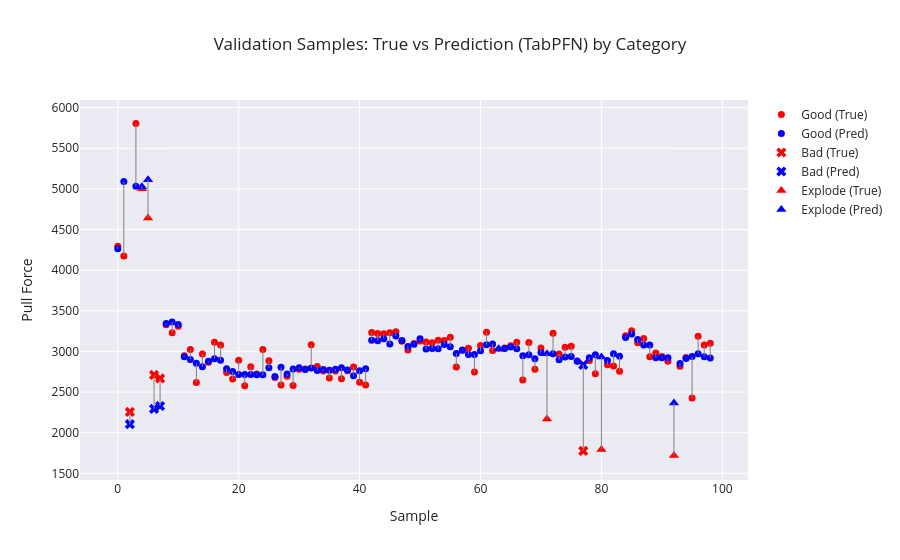

Notebook source saved alongside this figure:
### Markdown cell above
# Check Validation Data

### Code cell
# Category array (must be aligned with y_dev)
categories = dev_df.groupby("Sample ID")["Category"].first().values

plot_visualizer(
    true_vals=y_dev_Regressor,
    pred_vals=final_pred,
    categories=categories,
    title=f"Validation Samples: True vs Prediction (TabPFN) by Category"
)

### Figure 1 — Plotly figure (JSON) as saved in the notebook; plotly's stock layout.template omitted (floating-point values rounded to 4 significant figures)
{"data": [{"marker": {"color": "red", "size": 7, "symbol": "circle"}, "mode": "markers", "name": "Good (True)", "type": "scatter", "x": [0, 1, 3, 8, 9, 10, 11, 12, 13, 14, 15, 16, 17, 18, 19, 20, 21, 22, 23, 24, 25, 26, 27, 28, 29, 30, 31, 32, 33, 34, 35, 36, 37, 38, 39, 40, 41, 42, 43, 44, 45, 46, 47, 48, 49, 50, 51, 52, 53, 54, 55, 56, 57, 58, 59, 60, 61, 62, 64, 65, 66, 67, 68, 69, 70, 72, 73, 74, 75, 76, 78, 79, 81, 82, 83, 84, 85, 86, 87, 88, 89, 90, 91, 93, 94, 95, 96, 97, 98], "y": [4294.0, 4174.0, 5806.0, 3328.0, 3229.0, 3311.0, 2948.0, 3022.0, 2618.0, 2967.0, 2867.0, 3112.0, 3078.0, 2741.0, 2659.0, 2891.0, 2578.0, 2810.0, 2723.0, 3025.0, 2884.0, 2680.0, 2587.0, 2696.0, 2582.0, 2782.0, 2782.0, 3081.0, 2815.0, 2760.0, 2674.0, 2758.0, 2664.0, 2762.0, 2809.0, 2620.0, 2588.0, 3233.0, 3220.0, 3218.0, 3229.0, 3242.0, 3124.0, 3016.0, 3099.0, 3129.0, 3117.0, 3107.0, 3136.0, 3135.0, 3175.0, 2807.0, 3016.0, 3040.0, 2746.0, 3074.0, 3237.0, 3012.0, 3043.0, 3069.0, 3113.0, 2648.0, 3110.0, 2781.0, 3041.0, 3223.0, 2969.0, 3050.0, 3064.0, 2883.0, 2889.0, 2727.0, 2837.0, 2821.0, 2757.0, 3192.0, 3254.0, 3106.0, 3158.0, 2934.0, 2979.0, 2938.0, 2879.0, 2816.0, 2925.0, 2426.0, 3187.0, 3078.0, 3100.0]}, {"marker": {"color": "blue", "size": 7, "symbol": "circle"}, "mode": "markers", "name": "Good (Pred)", "type": "scatter", "x": [0, 1, 3, 8, 9, 10, 11, 12, 13, 14, 15, 16, 17, 18, 19, 20, 21, 22, 23, 24, 25, 26, 27, 28, 29, 30, 31, 32, 33, 34, 35, 36, 37, 38, 39, 40, 41, 42, 43, 44, 45, 46, 47, 48, 49, 50, 51, 52, 53, 54, 55, 56, 57, 58, 59, 60, 61, 62, 64, 65, 66, 67, 68, 69, 70, 72, 73, 74, 75, 76, 78, 79, 81, 82, 83, 84, 85, 86, 87, 88, 89, 90, 91, 93, 94, 95, 96, 97, 98], "y": [4263.0, 5091.0, 5032.0, 3345.0, 3361.0, 3331.0, 2934.0, 2901.0, 2855.0, 2812.0, 2878.0, 2911.0, 2891.0, 2786.0, 2753.0, 2717.0, 2715.0, 2716.0, 2713.0, 2711.0, 2799.0, 2690.0, 2804.0, 2721.0, 2782.0, 2799.0, 2777.0, 2795.0, 2765.0, 2778.0, 2768.0, 2781.0, 2799.0, 2770.0, 2702.0, 2761.0, 2786.0, 3138.0, 3132.0, 3157.0, 3092.0, 3189.0, 3134.0, 3062.0, 3087.0, 3155.0, 3029.0, 3037.0, 3031.0, 3085.0, 3059.0, 2974.0, 3013.0, 2963.0, 2963.0, 3007.0, 3081.0, 3090.0, 3036.0, 3056.0, 3032.0, 2946.0, 2958.0, 2909.0, 2986.0, 2972.0, 2896.0, 2932.0, 2939.0, 2879.0, 2922.0, 2960.0, 2889.0, 2970.0, 2940.0, 3171.0, 3215.0, 3147.0, 3079.0, 3078.0, 2923.0, 2923.0, 2921.0, 2852.0, 2914.0, 2939.0, 2971.0, 2936.0, 2919.0]}, {"marker": {"color": "red", "size": 9, "symbol": "x"}, "mode": "markers", "name": "Bad (True)", "type": "scatter", "x": [2, 6, 7, 77], "y": [2255.0, 2710.0, 2667.0, 1776.0]}, {"marker": {"color": "blue", "size": 9, "symbol": "x"}, "mode": "markers", "name": "Bad (Pred)", "type": "scatter", "x": [2, 6, 7, 77], "y": [2104.0, 2293.0, 2328.0, 2835.0]}, {"marker": {"color": "red", "size": 9, "symbol": "triangle-up"}, "mode": "markers", "name": "Explode (True)", "type": "scatter", "x": [4, 5, 63, 71, 80, 92], "y": [5002.0, 4643.0, 3025.0, 2168.0, 1794.0, 1721.0]}, {"marker": {"color": "blue", "size": 9, "symbol": "triangle-up"}, "mode": "markers", "name": "Explode (Pred)", "type": "scatter", "x": [4, 5, 63, 71, 80, 92], "y": [5027.0, 5114.0, 3032.0, 2970.0, 2930.0, 2366.0]}, {"line": {"color": "gray", "width": 1}, "mode": "lines", "showlegend": false, "type": "scatter", "x": [0, 0], "y": [4294.0, 4263.0]}, {"line": {"color": "gray", "width": 1}, "mode": "lines", "showlegend": false, "type": "scatter", "x": [1, 1], "y": [4174.0, 5091.0]}, {"line": {"color": "gray", "width": 1}, "mode": "lines", "showlegend": false, "type": "scatter", "x": [2, 2], "y": [2255.0, 2104.0]}, {"line": {"color": "gray", "width": 1}, "mode": "lines", "showlegend": false, "type": "scatter", "x": [3, 3], "y": [5806.0, 5032.0]}, {"line": {"color": "gray", "width": 1}, "mode": "lines", "showlegend": false, "type": "scatter", "x": [4, 4], "y": [5002.0, 5027.0]}, {"line": {"color": "gray", "width": 1}, "mode": "lines", "showlegend": false, "type": "scatter", "x": [5, 5], "y": [4643, 5114.0]}, {"line": {"color": "gray", "width": 1}, "mode": "lines", "showlegend": false, "type": "scatter", "x": [6, 6], "y": [2710.0, 2293.0]}, {"line": {"color": "gray", "width": 1}, "mode": "lines", "showlegend": false, "type": "scatter", "x": [7, 7], "y": [2667.0, 2328.0]}, {"line": {"color": "gray", "width": 1}, "mode": "lines", "showlegend": false, "type": "scatter", "x": [8, 8], "y": [3328.0, 3345.0]}, {"line": {"color": "gray", "width": 1}, "mode": "lines", "showlegend": false, "type": "scatter", "x": [9, 9], "y": [3229.0, 3361.0]}, {"line": {"color": "gray", "width": 1}, "mode": "lines", "showlegend": false, "type": "scatter", "x": [10, 10], "y": [3311.0, 3331.0]}, {"line": {"color": "gray", "width": 1}, "mode": "lines", "showlegend": false, "type": "scatter", "x": [11, 11], "y": [2948, 2934.0]}, {"line": {"color": "gray", "width": 1}, "mode": "lines", "showlegend": false, "type": "scatter", "x": [12, 12], "y": [3022.0, 2901.0]}, {"line": {"color": "gray", "width": 1}, "mode": "lines", "showlegend": false, "type": "scatter", "x": [13, 13], "y": [2618.0, 2855.0]}, {"line": {"color": "gray", "width": 1}, "mode": "lines", "showlegend": false, "type": "scatter", "x": [14, 14], "y": [2967.0, 2812.0]}, {"line": {"color": "gray", "width": 1}, "mode": "lines", "showlegend": false, "type": "scatter", "x": [15, 15], "y": [2867.0, 2878.0]}, {"line": {"color": "gray", "width": 1}, "mode": "lines", "showlegend": false, "type": "scatter", "x": [16, 16], "y": [3112.0, 2911.0]}, {"line": {"color": "gray", "width": 1}, "mode": "lines", "showlegend": false, "type": "scatter", "x": [17, 17], "y": [3078.0, 2891.0]}, {"line": {"color": "gray", "width": 1}, "mode": "lines", "showlegend": false, "type": "scatter", "x": [18, 18], "y": [2741.0, 2786.0]}, {"line": {"color": "gray", "width": 1}, "mode": "lines", "showlegend": false, "type": "scatter", "x": [19, 19], "y": [2659.0, 2753.0]}, {"line": {"color": "gray", "width": 1}, "mode": "lines", "showlegend": false, "type": "scatter", "x": [20, 20], "y": [2891.0, 2717.0]}, {"line": {"color": "gray", "width": 1}, "mode": "lines", "showlegend": false, "type": "scatter", "x": [21, 21], "y": [2578.0, 2715.0]}, {"line": {"color": "gray", "width": 1}, "mode": "lines", "showlegend": false, "type": "scatter", "x": [22, 22], "y": [2810.0, 2716.0]}, {"line": {"color": "gray", "width": 1}, "mode": "lines", "showlegend": false, "type": "scatter", "x": [23, 23], "y": [2723.0, 2713.0]}, {"line": {"color": "gray", "width": 1}, "mode": "lines", "showlegend": false, "type": "scatter", "x": [24, 24], "y": [3025.0, 2711.0]}, {"line": {"color": "gray", "width": 1}, "mode": "lines", "showlegend": false, "type": "scatter", "x": [25, 25], "y": [2884.0, 2799.0]}, {"line": {"color": "gray", "width": 1}, "mode": "lines", "showlegend": false, "type": "scatter", "x": [26, 26], "y": [2680.0, 2690.0]}, {"line": {"color": "gray", "width": 1}, "mode": "lines", "showlegend": false, "type": "scatter", "x": [27, 27], "y": [2587.0, 2804.0]}, {"line": {"color": "gray", "width": 1}, "mode": "lines", "showlegend": false, "type": "scatter", "x": [28, 28], "y": [2696.0, 2721.0]}, {"line": {"color": "gray", "width": 1}, "mode": "lines", "showlegend": false, "type": "scatter", "x": [29, 29], "y": [2582, 2782.0]}, {"line": {"color": "gray", "width": 1}, "mode": "lines", "showlegend": false, "type": "scatter", "x": [30, 30], "y": [2782.0, 2799.0]}, {"line": {"color": "gray", "width": 1}, "mode": "lines", "showlegend": false, "type": "scatter", "x": [31, 31], "y": [2782.0, 2777.0]}, {"line": {"color": "gray", "width": 1}, "mode": "lines", "showlegend": false, "type": "scatter", "x": [32, 32], "y": [3081.0, 2795.0]}, {"line": {"color": "gray", "width": 1}, "mode": "lines", "showlegend": false, "type": "scatter", "x": [33, 33], "y": [2815.0, 2765.0]}, {"line": {"color": "gray", "width": 1}, "mode": "lines", "showlegend": false, "type": "scatter", "x": [34, 34], "y": [2760.0, 2778.0]}, {"line": {"color": "gray", "width": 1}, "mode": "lines", "showlegend": false, "type": "scatter", "x": [35, 35], "y": [2674.0, 2768.0]}, {"line": {"color": "gray", "width": 1}, "mode": "lines", "showlegend": false, "type": "scatter", "x": [36, 36], "y": [2758.0, 2781.0]}, {"line": {"color": "gray", "width": 1}, "mode": "lines", "showlegend": false, "type": "scatter", "x": [37, 37], "y": [2664.0, 2799.0]}, {"line": {"color": "gray", "width": 1}, "mode": "lines", "showlegend": false, "type": "scatter", "x": [38, 38], "y": [2762, 2770.0]}, {"line": {"color": "gray", "width": 1}, "mode": "lines", "showlegend": false, "type": "scatter", "x": [39, 39], "y": [2809.0, 2702.0]}, {"line": {"color": "gray", "width": 1}, "mode": "lines", "showlegend": false, "type": "scatter", "x": [40, 40], "y": [2620.0, 2761.0]}, {"line": {"color": "gray", "width": 1}, "mode": "lines", "showlegend": false, "type": "scatter", "x": [41, 41], "y": [2588, 2786.0]}, {"line": {"color": "gray", "width": 1}, "mode": "lines", "showlegend": false, "type": "scatter", "x": [42, 42], "y": [3233.0, 3138.0]}, {"line": {"color": "gray", "width": 1}, "mode": "lines", "showlegend": false, "type": "scatter", "x": [43, 43], "y": [3220.0, 3132.0]}, {"line": {"color": "gray", "width": 1}, "mode": "lines", "showlegend": false, "type": "scatter", "x": [44, 44], "y": [3218.0, 3157.0]}, {"line": {"color": "gray", "width": 1}, "mode": "lines", "showlegend": false, "type": "scatter", "x": [45, 45], "y": [3229.0, 3092.0]}, {"line": {"color": "gray", "width": 1}, "mode": "lines", "showlegend": false, "type": "scatter", "x": [46, 46], "y": [3242.0, 3189.0]}, {"line": {"color": "gray", "width": 1}, "mode": "lines", "showlegend": false, "type": "scatter", "x": [47, 47], "y": [3124.0, 3134.0]}, {"line": {"color": "gray", "width": 1}, "mode": "lines", "showlegend": false, "type": "scatter", "x": [48, 48], "y": [3016.0, 3062.0]}, {"line": {"color": "gray", "width": 1}, "mode": "lines", "showlegend": false, "type": "scatter", "x": [49, 49], "y": [3099.0, 3087.0]}, {"line": {"color": "gray", "width": 1}, "mode": "lines", "showlegend": false, "type": "scatter", "x": [50, 50], "y": [3129.0, 3155.0]}, {"line": {"color": "gray", "width": 1}, "mode": "lines", "showlegend": false, "type": "scatter", "x": [51, 51], "y": [3117.0, 3029.0]}, {"line": {"color": "gray", "width": 1}, "mode": "lines", "showlegend": false, "type": "scatter", "x": [52, 52], "y": [3107.0, 3037.0]}, {"line": {"color": "gray", "width": 1}, "mode": "lines", "showlegend": false, "type": "scatter", "x": [53, 53], "y": [3136.0, 3031.0]}, {"line": {"color": "gray", "width": 1}, "mode": "lines", "showlegend": false, "type": "scatter", "x": [54, 54], "y": [3135.0, 3085.0]}, {"line": {"color": "gray", "width": 1}, "mode": "lines", "showlegend": false, "type": "scatter", "x": [55, 55], "y": [3175.0, 3059.0]}, {"line": {"color": "gray", "width": 1}, "mode": "lines", "showlegend": false, "type": "scatter", "x": [56, 56], "y": [2807.0, 2974.0]}, {"line": {"color": "gray", "width": 1}, "mode": "lines", "showlegend": false, "type": "scatter", "x": [57, 57], "y": [3016.0, 3013.0]}, {"line": {"color": "gray", "width": 1}, "mode": "lines", "showlegend": false, "type": "scatter", "x": [58, 58], "y": [3040.0, 2963.0]}, {"line": {"color": "gray", "width": 1}, "mode": "lines", "showlegend": false, "type": "scatter", "x": [59, 59], "y": [2746.0, 2963.0]}, {"line": {"color": "gray", "width": 1}, "mode": "lines", "showlegend": false, "type": "scatter", "x": [60, 60], "y": [3074.0, 3007.0]}, {"line": {"color": "gray", "width": 1}, "mode": "lines", "showlegend": false, "type": "scatter", "x": [61, 61], "y": [3237.0, 3081.0]}, {"line": {"color": "gray", "width": 1}, "mode": "lines", "showlegend": false, "type": "scatter", "x": [62, 62], "y": [3012, 3090.0]}, {"line": {"color": "gray", "width": 1}, "mode": "lines", "showlegend": false, "type": "scatter", "x": [63, 63], "y": [3025.0, 3032.0]}, {"line": {"color": "gray", "width": 1}, "mode": "lines", "showlegend": false, "type": "scatter", "x": [64, 64], "y": [3043.0, 3036.0]}, {"line": {"color": "gray", "width": 1}, "mode": "lines", "showlegend": false, "type": "scatter", "x": [65, 65], "y": [3069.0, 3056.0]}, {"line": {"color": "gray", "width": 1}, "mode": "lines", "showlegend": false, "type": "scatter", "x": [66, 66], "y": [3113.0, 3032.0]}, {"line": {"color": "gray", "width": 1}, "mode": "lines", "showlegend": false, "type": "scatter", "x": [67, 67], "y": [2648.0, 2946.0]}, {"line": {"color": "gray", "width": 1}, "mode": "lines", "showlegend": false, "type": "scatter", "x": [68, 68], "y": [3110.0, 2958.0]}, {"line": {"color": "gray", "width": 1}, "mode": "lines", "showlegend": false, "type": "scatter", "x": [69, 69], "y": [2781.0, 2909.0]}, {"line": {"color": "gray", "width": 1}, "mode": "lines", "showlegend": false, "type": "scatter", "x": [70, 70], "y": [3041.0, 2986.0]}, {"line": {"color": "gray", "width": 1}, "mode": "lines", "showlegend": false, "type": "scatter", "x": [71, 71], "y": [2168.0, 2970.0]}, {"line": {"color": "gray", "width": 1}, "mode": "lines", "showlegend": false, "type": "scatter", "x": [72, 72], "y": [3223.0, 2972.0]}, {"line": {"color": "gray", "width": 1}, "mode": "lines", "showlegend": false, "type": "scatter", "x": [73, 73], "y": [2969, 2896.0]}, {"line": {"color": "gray", "width": 1}, "mode": "lines", "showlegend": false, "type": "scatter", "x": [74, 74], "y": [3050.0, 2932.0]}, {"line": {"color": "gray", "width": 1}, "mode": "lines", "showlegend": false, "type": "scatter", "x": [75, 75], "y": [3064.0, 2939.0]}, {"line": {"color": "gray", "width": 1}, "mode": "lines", "showlegend": false, "type": "scatter", "x": [76, 76], "y": [2883.0, 2879.0]}, {"line": {"color": "gray", "width": 1}, "mode": "lines", "showlegend": false, "type": "scatter", "x": [77, 77], "y": [1776.0, 2835.0]}, {"line": {"color": "gray", "width": 1}, "mode": "lines", "showlegend": false, "type": "scatter", "x": [78, 78], "y": [2889.0, 2922.0]}, {"line": {"color": "gray", "width": 1}, "mode": "lines", "showlegend": false, "type": "scatter", "x": [79, 79], "y": [2727.0, 2960.0]}, {"line": {"color": "gray", "width": 1}, "mode": "lines", "showlegend": false, "type": "scatter", "x": [80, 80], "y": [1794.0, 2930.0]}, {"line": {"color": "gray", "width": 1}, "mode": "lines", "showlegend": false, "type": "scatter", "x": [81, 81], "y": [2837.0, 2889.0]}, {"line": {"color": "gray", "width": 1}, "mode": "lines", "showlegend": false, "type": "scatter", "x": [82, 82], "y": [2821.0, 2970.0]}, {"line": {"color": "gray", "width": 1}, "mode": "lines", "showlegend": false, "type": "scatter", "x": [83, 83], "y": [2757.0, 2940.0]}, {"line": {"color": "gray", "width": 1}, "mode": "lines", "showlegend": false, "type": "scatter", "x": [84, 84], "y": [3192.0, 3171.0]}, {"line": {"color": "gray", "width": 1}, "mode": "lines", "showlegend": false, "type": "scatter", "x": [85, 85], "y": [3254.0, 3215.0]}, {"line": {"color": "gray", "width": 1}, "mode": "lines", "showlegend": false, "type": "scatter", "x": [86, 86], "y": [3106.0, 3147.0]}, {"line": {"color": "gray", "width": 1}, "mode": "lines", "showlegend": false, "type": "scatter", "x": [87, 87], "y": [3158, 3079.0]}, {"line": {"color": "gray", "width": 1}, "mode": "lines", "showlegend": false, "type": "scatter", "x": [88, 88], "y": [2934.0, 3078.0]}, {"line": {"color": "gray", "width": 1}, "mode": "lines", "showlegend": false, "type": "scatter", "x": [89, 89], "y": [2979.0, 2923.0]}, {"line": {"color": "gray", "width": 1}, "mode": "lines", "showlegend": false, "type": "scatter", "x": [90, 90], "y": [2938.0, 2923.0]}, {"line": {"color": "gray", "width": 1}, "mode": "lines", "showlegend": false, "type": "scatter", "x": [91, 91], "y": [2879.0, 2921.0]}, {"line": {"color": "gray", "width": 1}, "mode": "lines", "showlegend": false, "type": "scatter", "x": [92, 92], "y": [1721.0, 2366.0]}, {"line": {"color": "gray", "width": 1}, "mode": "lines", "showlegend": false, "type": "scatter", "x": [93, 93], "y": [2816.0, 2852.0]}, {"line": {"color": "gray", "width": 1}, "mode": "lines", "showlegend": false, "type": "scatter", "x": [94, 94], "y": [2925.0, 2914.0]}, {"line": {"color": "gray", "width": 1}, "mode": "lines", "showlegend": false, "type": "scatter", "x": [95, 95], "y": [2426.0, 2939.0]}, {"line": {"color": "gray", "width": 1}, "mode": "lines", "showlegend": false, "type": "scatter", "x": [96, 96], "y": [3187.0, 2971.0]}, {"line": {"color": "gray", "width": 1}, "mode": "lines", "showlegend": false, "type": "scatter", "x": [97, 97], "y": [3078.0, 2936.0]}, {"line": {"color": "gray", "width": 1}, "mode": "lines", "showlegend": false, "type": "scatter", "x": [98, 98], "y": [3100, 2919.0]}], "layout": {"title": {"text": "Validation Samples: True vs Prediction (TabPFN) by Category"}, "xaxis": {"title": {"text": "Sample"}}, "yaxis": {"title": {"text": "Pull Force"}}}}
